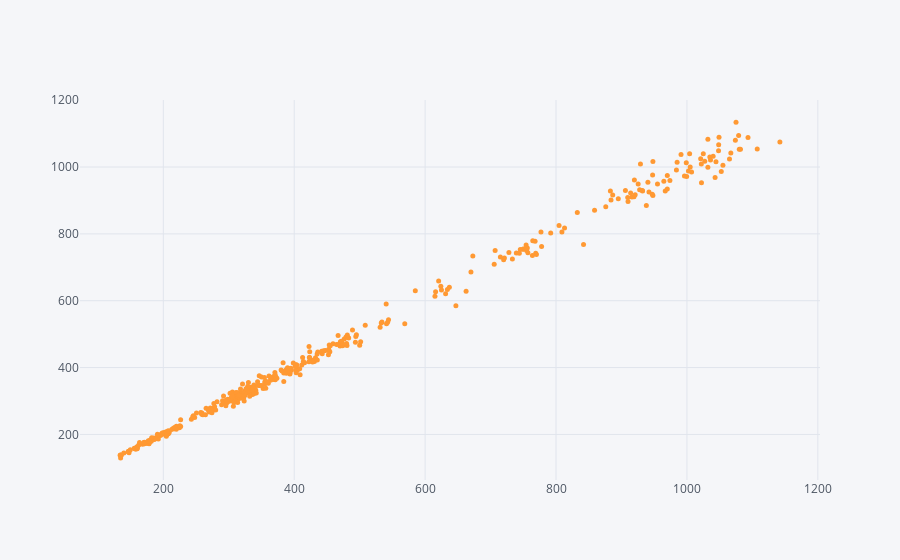

The code cell stored with this chart in its notebook:
### Code cell
shop.iplot(x = 'Open', y = 'Close', mode = 'markers', size = 5)

### Figure 1 — Plotly figure (JSON) as saved in the notebook; plotly's stock layout.template omitted (floating-point values rounded to 4 significant figures; data arrays with more than 128 entries replaced by an {"elided": "..."} marker saying what was removed)
{"data": [{"line": {"color": "rgba(255, 153, 51, 1.0)", "dash": "solid", "shape": "linear", "width": 1.3}, "marker": {"size": 5, "symbol": "circle"}, "mode": "markers", "name": "Close", "text": "", "type": "scatter", "x": {"elided": "439 float values"}, "y": {"elided": "439 float values"}}], "layout": {"legend": {"bgcolor": "#F5F6F9", "font": {"color": "#4D5663"}}, "paper_bgcolor": "#F5F6F9", "plot_bgcolor": "#F5F6F9", "title": {"font": {"color": "#4D5663"}}, "xaxis": {"gridcolor": "#E1E5ED", "showgrid": true, "tickfont": {"color": "#4D5663"}, "title": {"font": {"color": "#4D5663"}, "text": ""}, "zerolinecolor": "#E1E5ED"}, "yaxis": {"gridcolor": "#E1E5ED", "showgrid": true, "tickfont": {"color": "#4D5663"}, "title": {"font": {"color": "#4D5663"}, "text": ""}, "zerolinecolor": "#E1E5ED"}}}
